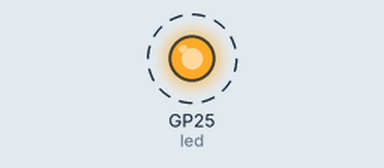
This program was run on a simulated Raspberry Pi Pico running MicroPython. Parts: output pins drawn as LEDs (lit = HIGH). Dashed ring = blinking. What the program prints to the serial console is not drawn. At 3.0 s the program stops and its outputs stay as they are.

Above: at 0.15 s.
Timing chart, 0 to 3.0 s (numbered marks = the images above):
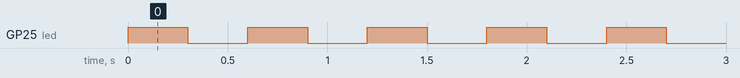

The program:

main.py
```python
"""Smoketest — bewijst dat upload + soft reset werken.

Knippert de onboard LED 5x en print twee bevestigingen. Geen externe
hardware nodig. Bedoeld om de upload-workflow te valideren.
"""

import time
from machine import Pin


def main():
    led = Pin("LED", Pin.OUT)
    print("smoketest gestart")
    for _ in range(5):
        led.toggle()
        time.sleep(0.3)
        led.toggle()
        time.sleep(0.3)
    print("smoketest klaar")


main()
```

Measured:
- by itself, GP25 (led): alternates HIGH for 0.30 s and LOW for 0.30 s, 10 changes in all, then stays LOW
